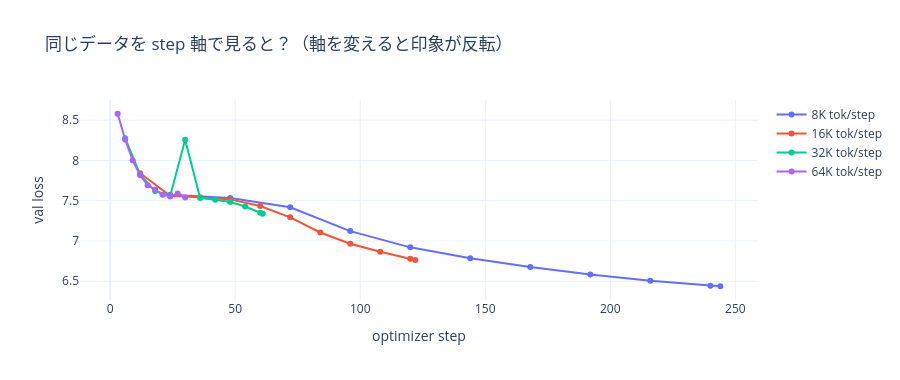

This figure's notebook cell:
### Code cell
# per-step で見ると錯覚が起きる：横軸を step にすると大バッチが「1stepあたり」良く見える
fig = go.Figure()
for r in res:
    c = r["curve"]
    fig.add_trace(go.Scatter(x=[p["step"] for p in c], y=[p["val_loss"] for p in c],
                             mode="lines+markers", name=f'{r["effective_tokens"]//1024}K tok/step'))
fig.update_layout(title="同じデータを step 軸で見ると？（軸を変えると印象が反転）",
                  xaxis_title="optimizer step", yaxis_title="val loss", template="plotly_white", height=380)
fig.show()

### Figure 1 — Plotly figure (JSON) as saved in the notebook; plotly's stock layout.template omitted (floating-point values rounded to 4 significant figures)
{"data": [{"mode": "lines+markers", "name": "8K tok/step", "type": "scatter", "x": [24, 48, 72, 96, 120, 144, 168, 192, 216, 240, 244], "y": [7.573, 7.534, 7.418, 7.122, 6.92, 6.785, 6.675, 6.583, 6.505, 6.443, 6.437]}, {"mode": "lines+markers", "name": "16K tok/step", "type": "scatter", "x": [12, 24, 36, 48, 60, 72, 84, 96, 108, 120, 122], "y": [7.841, 7.562, 7.544, 7.516, 7.435, 7.294, 7.105, 6.965, 6.866, 6.78, 6.764]}, {"mode": "lines+markers", "name": "32K tok/step", "type": "scatter", "x": [6, 12, 18, 24, 30, 36, 42, 48, 54, 60, 61], "y": [8.276, 7.824, 7.62, 7.559, 8.256, 7.533, 7.512, 7.485, 7.428, 7.352, 7.338]}, {"mode": "lines+markers", "name": "64K tok/step", "type": "scatter", "x": [3, 6, 9, 12, 15, 18, 21, 24, 27, 30], "y": [8.58, 8.262, 8.002, 7.815, 7.691, 7.639, 7.574, 7.552, 7.59, 7.54]}], "layout": {"height": 380, "title": {"text": "同じデータを step 軸で見ると？（軸を変えると印象が反転）"}, "xaxis": {"title": {"text": "optimizer step"}}, "yaxis": {"title": {"text": "val loss"}}}}
